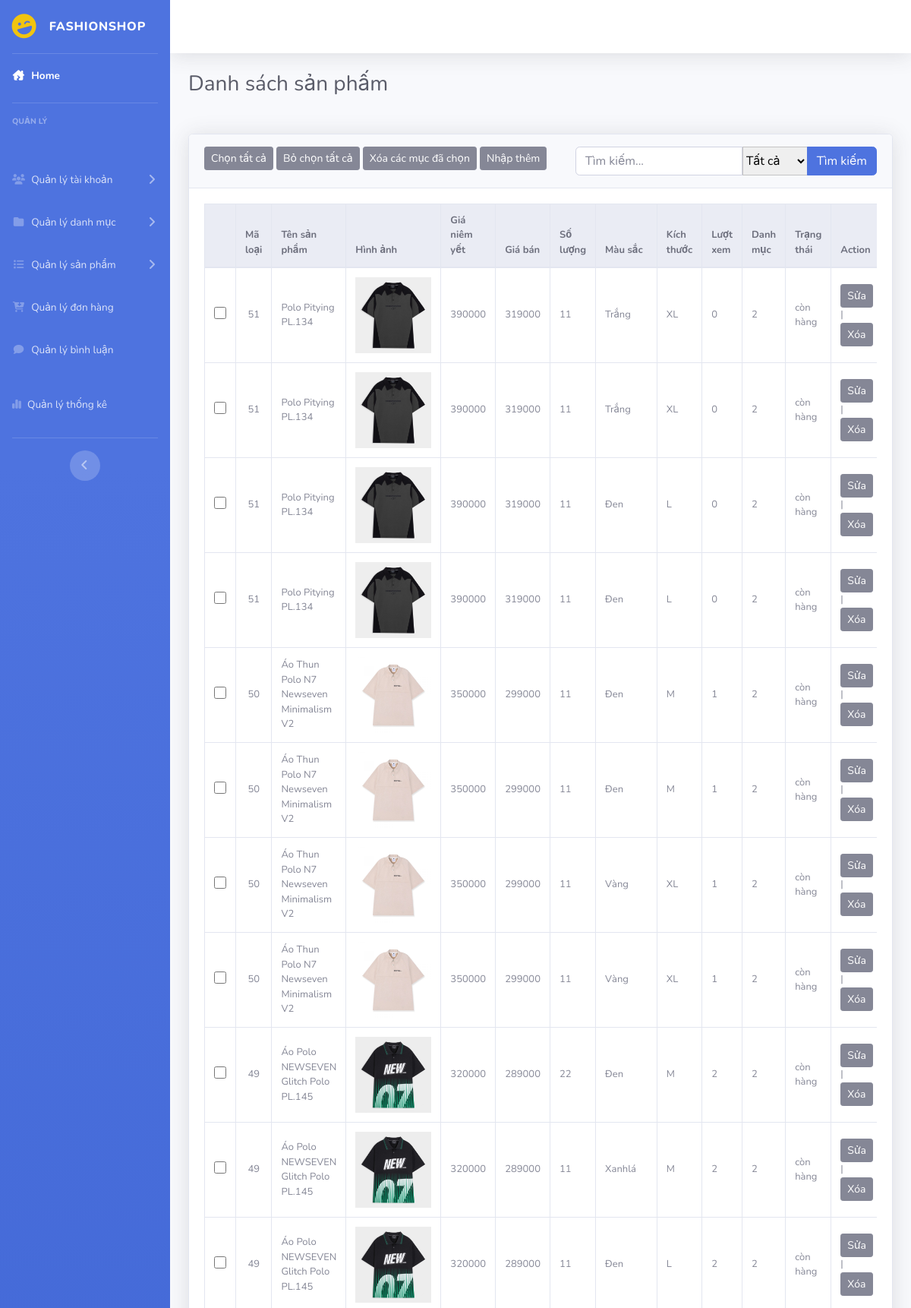
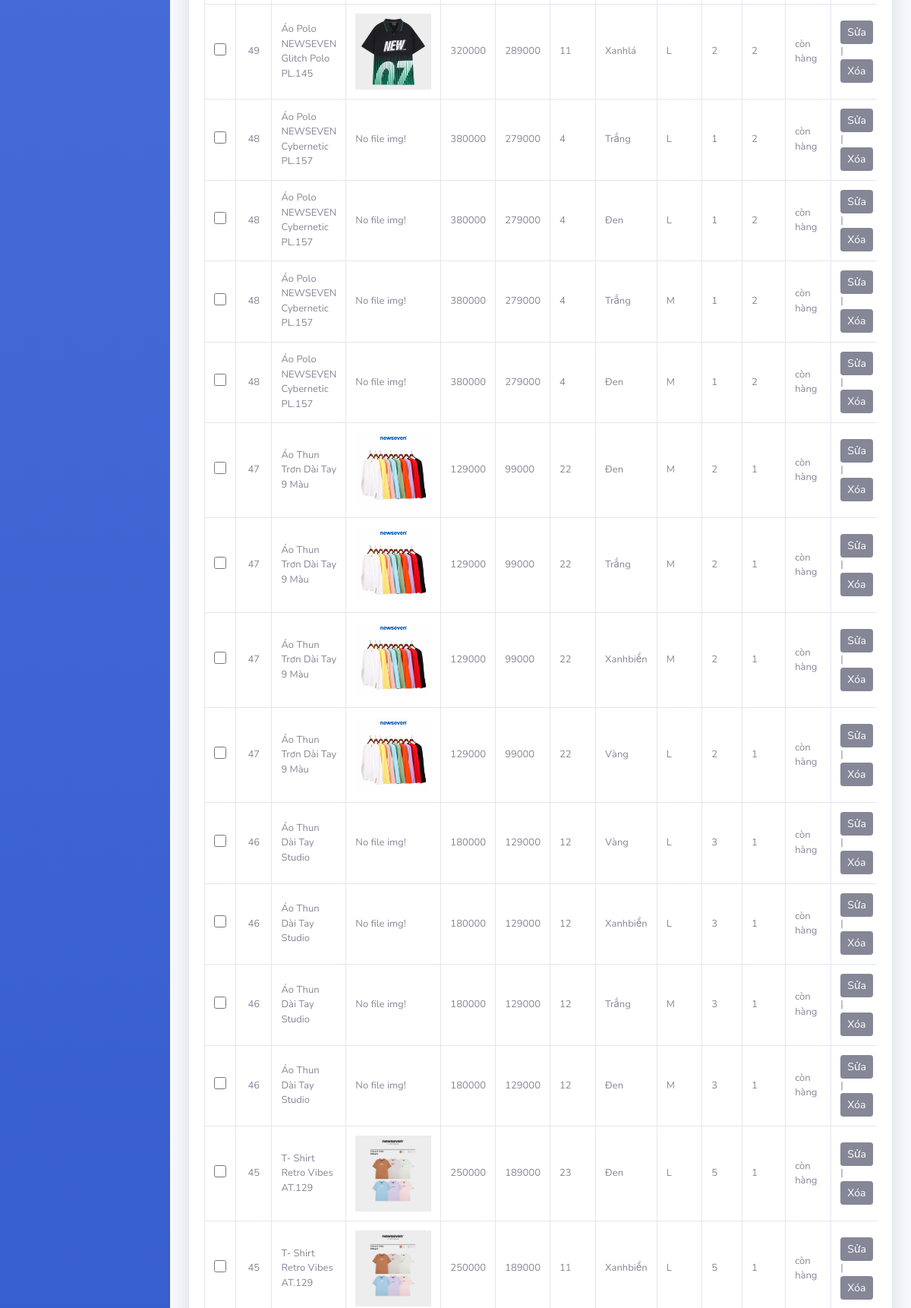
/admin/index.php?act=dssanpham (upper part), run on the app's committed database (2 pictures, top to bottom).
### tables this page shows
CREATE TABLE `bien_the` (
  `id` int(11) NOT NULL,
  `id_sp` int(11) NOT NULL,
  `id_mau_sac` int(11) NOT NULL,
  `id_kich_thuoc` int(11) NOT NULL,
  `so_luong` int(11) NOT NULL
);

CREATE TABLE `sanpham` (
  `id` int(11) NOT NULL COMMENT 'Id sản phẩm',
  `name` varchar(255) NOT NULL COMMENT 'Tên sản phẩm',
  `img` varchar(225) NOT NULL,
  `price_niemyet` double(10,2) NOT NULL DEFAULT 0.00 COMMENT 'Giá sản phẩm',
  `price_sale` int(100) NOT NULL COMMENT 'Giá sale',
  `mota` text NOT NULL COMMENT 'Mô tả',
  `luotxem` int(11) NOT NULL DEFAULT 0 COMMENT 'Lượt xem',
  `iddm` int(11) NOT NULL COMMENT 'Id danh mục'
);

CREATE TABLE `mau_sac` (
  `id` int(11) NOT NULL,
  `value` varchar(255) NOT NULL
);

CREATE TABLE `kich_thuoc` (
  `id` int(11) NOT NULL,
  `value` varchar(225) NOT NULL
);

### model/pdo.php (called while the page is built, shortened)
<?php
function pdo_get_connection(){
    $servername = "localhost";
    $username = "root";
    $password = "";
    try {
        $conn = new PDO("mysql:host=$servername;dbname=duan1_09", $username, $password);
        $conn->setAttribute(PDO::ATTR_ERRMODE, PDO::ERRMODE_EXCEPTION);
        return $conn;
    } catch(PDOException $e) {
        echo "Connection failed: " . $e->getMessage();
    }
}
function pdo_query($sql){
    $sql_args=array_slice(func_get_args(),1);
    try{
        $conn=pdo_get_connection();
        $stmt=$conn->prepare($sql);
        $stmt->execute($sql_args);
        $rows=$stmt->fetchAll();
        return $rows;
    }
    catch(PDOException $e){
        throw $e;
    }
    finally{
        unset($conn);
    }
}
?>

### model/sanpham.php (called while the page is built, shortened)
<?php
function loadall_sanpham($keyw = "", $iddm = 0)
{
    $sql = "SELECT sanpham.id,
                   sanpham.name,
                   bien_the.id AS id_bienthe,
                   sanpham.img,
                   sanpham.price_niemyet,
                   sanpham.price_sale,
                   bien_the.so_luong,
                   mau_sac.value AS mau_sac,
                   kich_thuoc.value AS kich_thuoc,
                   sanpham.luotxem,
                   sanpham.iddm
            FROM sanpham
            JOIN bien_the ON sanpham.id = bien_the.id_sp
            JOIN mau_sac ON bien_the.id_mau_sac = mau_sac.id
            JOIN kich_thuoc ON bien_the.id_kich_thuoc = kich_thuoc.id
            -- ORDER BY sanpham.id
            WHERE 1";
    $sql .= " ORDER BY sanpham.id DESC";
    $listsanpham = pdo_query($sql);
    return  $listsanpham;
}

### admin/sanpham/dssanpham.php (the view, shortened to what this page needs)
<div class="container-fluid dssp">
    <h1 class="h3 mb-2 text-gray-800 mb-5">Danh sách sản phấm </h1>
    <div class="card shadow mb-4">
        <div class="card-header py-3">
            <button class="btn btn-secondary btn-sm">Chọn tất cả</button>
            <button class="btn btn-secondary btn-sm">Bỏ chọn tất cả</button>
            <button class="btn btn-secondary btn-sm">Xóa các mục đã chọn</button>
            <a href="index.php?act=add_sp"><button class="btn btn-secondary btn-sm">Nhập thêm</button></a>
            <form action="index.php?act=dssanpham" method="post" class="float-right">
                <div class="input-group">
                    <input type="text" class="form-control" name="keyw" placeholder="Tìm kiếm...">
                    <select name="iddm" id="">
                        <option value="0" selected>Tất cả</option>
                    </select>
                    <div class="input-group-append">
                        <input class="btn btn-primary timkiem_dssp" type="submit" name="clickOK" value="Tìm kiếm">
                    </div>
                </div>
            </form>
        </div>
        <div class="card-body">
            <div class="table-responsive">
                <table class="table table-bordered" width="100%" cellspacing="0">
                    <thead class="thead-light">
                        <tr>
                            <th></th>
                            <th>Mã loại</th>
                            <th>Tên sản phẩm</th>
                            <th>Hình ảnh</th>
                            <th>Giá niêm yết</th>
                            <th>Giá bán</th>
                            <th>Số lượng</th>
                            <th>Màu sắc</th>
                            <th>Kích thước</th>
                            <th>Lượt xem</th>
                            <th>Danh mục</th>
                            <th>Trạng thái</th>
                            <th>Action</th>
                        </tr>
                    </thead>
                    <tbody>
                        <?php
                        foreach ($list_sp as $sp) {
                            extract($sp);
                            $tinh_trang = ($so_luong <= 0) ? "hết hàng" : "còn hàng";
                            $suasp = "index.php?act=update_sp&idsp=" . $id;
                            $hard_delete = "index.php?act=hard_delete&idbt=" . $id_bienthe;
                            $hinhpath = "../upload/" . $img;
                            if (is_file($hinhpath)) {
                                $hinhpath = "<img src= '" . $hinhpath . "' width='100px' height='100px'>";
                            } else {
                                $hinhpath = "No file img!";
                            }
                            echo '
                                                <tr>
                                                    <td class="align-middle text-center"><input type="checkbox" name="select" id=""></td>
                                                    <td class=" align-middle text-center">' . $id . '</td>
                                                    <td class="col-3 align-middle">' . $name . '</td>
                                                    <td class="col-2 align-middle">' . $hinhpath . '</td>
                                                    <td class="col-2 align-middle">' . $price_niemyet . '</td>
                                                    <td class="col-2 align-middle">' . $price_sale . '</td>
                                                    <td class="col-1 align-middle">' . $so_luong . '</td>
                                                    <td  class="col-1 align-middle">' . $mau_sac . '</td>
                                                    <td  class="col-1 align-middle">' . $kich_thuoc . '</td>
                                                    <td  class="col-1 align-middle">' . $luotxem . '</td>
                                                    <td  class="col-1 align-middle">' . $iddm . '</td>
                                                    <td class="col-1 align-middle">' . $tinh_trang . '</td>
                                                    <td class="col-2 align-middle"><a href="' . $suasp . '"><button class="btn btn-secondary btn-sm">Sửa</button></a> |
                                                    <a href="' . $hard_delete . '"><button class="btn btn-secondary btn-sm">Xóa</button></a></td>
                                                </tr>
                                                ';
                        }
                        ?>
                    </tbody>
                </table>
            </div>
        </div>
    </div>
</div>

### assets/css/style_admin.css (style rules this page uses)
input[type="checkbox"] { width: 16px; height: 16px; }
.dssp h1 { margin-bottom: 0px; }
.card-body { flex: 1 1 auto; min-height: 1px; padding: 1.25rem; margin: 0px; }
.card-header:first-child { border-radius: calc(0.35rem - 1px) calc(0.35rem - 1px) 0 0; margin: 0px; }
input.timkiem_dssp { height: 38px; }
select { word-wrap: normal; border: 1px solid #c4c4c4; }
table tbody td:nth-child(4) { width: 100px; }
.card-body { flex: 1 1 auto; min-height: 1px; padding: 1.25rem; font-size: 13px; }

### data on the page
bien_the: id_sp "51", id_sp.name "Polo Pitying PL.134", id_sp.img (picture), id_sp.price_niemyet "390000", id_sp.price_sale "319000", so_luong "11", id_mau_sac.value "Trắng", id_kich_thuoc.value "XL", id_sp.luotxem "0", id_sp.iddm "2", so_luong "còn hàng"
bien_the: id_sp "51", id_sp.name "Polo Pitying PL.134", id_sp.img (picture), id_sp.price_niemyet "390000", id_sp.price_sale "319000", so_luong "11", id_mau_sac.value "Trắng", id_kich_thuoc.value "XL", id_sp.luotxem "0", id_sp.iddm "2", so_luong "còn hàng"
bien_the: id_sp "51", id_sp.name "Polo Pitying PL.134", id_sp.img (picture), id_sp.price_niemyet "390000", id_sp.price_sale "319000", so_luong "11", id_mau_sac.value "Đen", id_kich_thuoc.value "L", id_sp.luotxem "0", id_sp.iddm "2", so_luong "còn hàng"
bien_the: id_sp "51", id_sp.name "Polo Pitying PL.134", id_sp.img (picture), id_sp.price_niemyet "390000", id_sp.price_sale "319000", so_luong "11", id_mau_sac.value "Đen", id_kich_thuoc.value "L", id_sp.luotxem "0", id_sp.iddm "2", so_luong "còn hàng"
bien_the: id_sp "50", id_sp.name "Áo Thun Polo N7 Newseven Minimalism V2", id_sp.img (picture), id_sp.price_niemyet "350000", id_sp.price_sale "299000", so_luong "11", id_mau_sac.value "Đen", id_kich_thuoc.value "M", id_sp.luotxem "1", id_sp.iddm "2", so_luong "còn hàng"
bien_the: id_sp "50", id_sp.name "Áo Thun Polo N7 Newseven Minimalism V2", id_sp.img (picture), id_sp.price_niemyet "350000", id_sp.price_sale "299000", so_luong "11", id_mau_sac.value "Đen", id_kich_thuoc.value "M", id_sp.luotxem "1", id_sp.iddm "2", so_luong "còn hàng"
bien_the: id_sp "50", id_sp.name "Áo Thun Polo N7 Newseven Minimalism V2", id_sp.img (picture), id_sp.price_niemyet "350000", id_sp.price_sale "299000", so_luong "11", id_mau_sac.value "Vàng", id_kich_thuoc.value "XL", id_sp.luotxem "1", id_sp.iddm "2", so_luong "còn hàng"
bien_the: id_sp "50", id_sp.name "Áo Thun Polo N7 Newseven Minimalism V2", id_sp.img (picture), id_sp.price_niemyet "350000", id_sp.price_sale "299000", so_luong "11", id_mau_sac.value "Vàng", id_kich_thuoc.value "XL", id_sp.luotxem "1", id_sp.iddm "2", so_luong "còn hàng"
bien_the: id_sp "49", id_sp.name "Áo Polo NEWSEVEN Glitch Polo PL.145", id_sp.img (picture), id_sp.price_niemyet "320000", id_sp.price_sale "289000", so_luong "22", id_mau_sac.value "Đen", id_kich_thuoc.value "M", id_sp.luotxem "2", id_sp.iddm "2", so_luong "còn hàng"
bien_the: id_sp "49", id_sp.name "Áo Polo NEWSEVEN Glitch Polo PL.145", id_sp.img (picture), id_sp.price_niemyet "320000", id_sp.price_sale "289000", so_luong "11", id_mau_sac.value "Xanhlá", id_kich_thuoc.value "M", id_sp.luotxem "2", id_sp.iddm "2", so_luong "còn hàng"
bien_the: id_sp "49", id_sp.name "Áo Polo NEWSEVEN Glitch Polo PL.145", id_sp.img (picture), id_sp.price_niemyet "320000", id_sp.price_sale "289000", so_luong "11", id_mau_sac.value "Đen", id_kich_thuoc.value "L", id_sp.luotxem "2", id_sp.iddm "2", so_luong "còn hàng"
bien_the: id_sp "49", id_sp.name "Áo Polo NEWSEVEN Glitch Polo PL.145", id_sp.img (picture), id_sp.price_niemyet "320000", id_sp.price_sale "289000", so_luong "11", id_mau_sac.value "Xanhlá", id_kich_thuoc.value "L", id_sp.luotxem "2", id_sp.iddm "2", so_luong "còn hàng"
bien_the: id_sp "48", id_sp.name "Áo Polo NEWSEVEN Cybernetic PL.157", id_sp.img "No file img!", id_sp.price_niemyet "380000", id_sp.price_sale "279000", so_luong "4", id_mau_sac.value "Trắng", id_kich_thuoc.value "L", id_sp.luotxem "1", id_sp.iddm "2", so_luong "còn hàng"
bien_the: id_sp "48", id_sp.name "Áo Polo NEWSEVEN Cybernetic PL.157", id_sp.img "No file img!", id_sp.price_niemyet "380000", id_sp.price_sale "279000", so_luong "4", id_mau_sac.value "Đen", id_kich_thuoc.value "L", id_sp.luotxem "1", id_sp.iddm "2", so_luong "còn hàng"
bien_the: id_sp "48", id_sp.name "Áo Polo NEWSEVEN Cybernetic PL.157", id_sp.img "No file img!", id_sp.price_niemyet "380000", id_sp.price_sale "279000", so_luong "4", id_mau_sac.value "Trắng", id_kich_thuoc.value "M", id_sp.luotxem "1", id_sp.iddm "2", so_luong "còn hàng"
bien_the: id_sp "48", id_sp.name "Áo Polo NEWSEVEN Cybernetic PL.157", id_sp.img "No file img!", id_sp.price_niemyet "380000", id_sp.price_sale "279000", so_luong "4", id_mau_sac.value "Đen", id_kich_thuoc.value "M", id_sp.luotxem "1", id_sp.iddm "2", so_luong "còn hàng"
bien_the: id_sp "47", id_sp.name "Áo Thun Trơn Dài Tay 9 Màu", id_sp.img (picture), id_sp.price_niemyet "129000", id_sp.price_sale "99000", so_luong "22", id_mau_sac.value "Đen", id_kich_thuoc.value "M", id_sp.luotxem "2", id_sp.iddm "1", so_luong "còn hàng"
bien_the: id_sp "47", id_sp.name "Áo Thun Trơn Dài Tay 9 Màu", id_sp.img (picture), id_sp.price_niemyet "129000", id_sp.price_sale "99000", so_luong "22", id_mau_sac.value "Trắng", id_kich_thuoc.value "M", id_sp.luotxem "2", id_sp.iddm "1", so_luong "còn hàng"
bien_the: id_sp "47", id_sp.name "Áo Thun Trơn Dài Tay 9 Màu", id_sp.img (picture), id_sp.price_niemyet "129000", id_sp.price_sale "99000", so_luong "22", id_mau_sac.value "Xanhbiển", id_kich_thuoc.value "M", id_sp.luotxem "2", id_sp.iddm "1", so_luong "còn hàng"
bien_the: id_sp "47", id_sp.name "Áo Thun Trơn Dài Tay 9 Màu", id_sp.img (picture), id_sp.price_niemyet "129000", id_sp.price_sale "99000", so_luong "22", id_mau_sac.value "Vàng", id_kich_thuoc.value "L", id_sp.luotxem "2", id_sp.iddm "1", so_luong "còn hàng"
bien_the: id_sp "46", id_sp.name "Áo Thun Dài Tay Studio", id_sp.img "No file img!", id_sp.price_niemyet "180000", id_sp.price_sale "129000", so_luong "12", id_mau_sac.value "Vàng", id_kich_thuoc.value "L", id_sp.luotxem "3", id_sp.iddm "1", so_luong "còn hàng"
bien_the: id_sp "46", id_sp.name "Áo Thun Dài Tay Studio", id_sp.img "No file img!", id_sp.price_niemyet "180000", id_sp.price_sale "129000", so_luong "12", id_mau_sac.value "Xanhbiển", id_kich_thuoc.value "L", id_sp.luotxem "3", id_sp.iddm "1", so_luong "còn hàng"
bien_the: id_sp "46", id_sp.name "Áo Thun Dài Tay Studio", id_sp.img "No file img!", id_sp.price_niemyet "180000", id_sp.price_sale "129000", so_luong "12", id_mau_sac.value "Trắng", id_kich_thuoc.value "M", id_sp.luotxem "3", id_sp.iddm "1", so_luong "còn hàng"
bien_the: id_sp "46", id_sp.name "Áo Thun Dài Tay Studio", id_sp.img "No file img!", id_sp.price_niemyet "180000", id_sp.price_sale "129000", so_luong "12", id_mau_sac.value "Đen", id_kich_thuoc.value "M", id_sp.luotxem "3", id_sp.iddm "1", so_luong "còn hàng"
bien_the: id_sp "45", id_sp.name "T- Shirt Retro Vibes AT.129", id_sp.img (picture), id_sp.price_niemyet "250000", id_sp.price_sale "189000", so_luong "23", id_mau_sac.value "Đen", id_kich_thuoc.value "L", id_sp.luotxem "5", id_sp.iddm "1", so_luong "còn hàng"
bien_the: id_sp "45", id_sp.name "T- Shirt Retro Vibes AT.129", id_sp.img (picture), id_sp.price_niemyet "250000", id_sp.price_sale "189000", so_luong "11", id_mau_sac.value "Xanhbiển", id_kich_thuoc.value "L", id_sp.luotxem "5", id_sp.iddm "1", so_luong "còn hàng"
